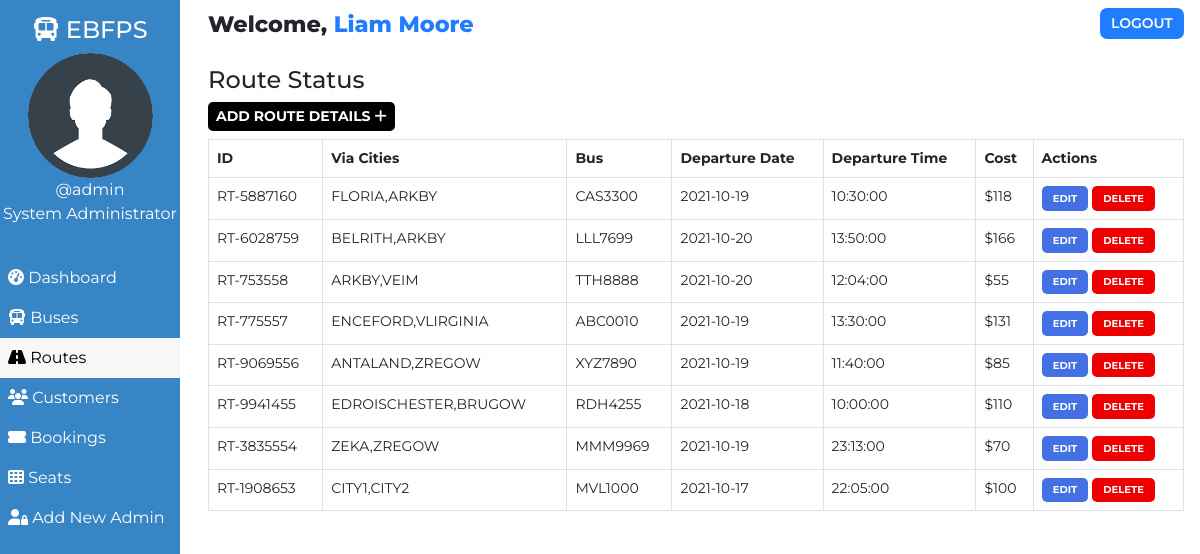
The app's page /admin/route.php (signed in), older data.
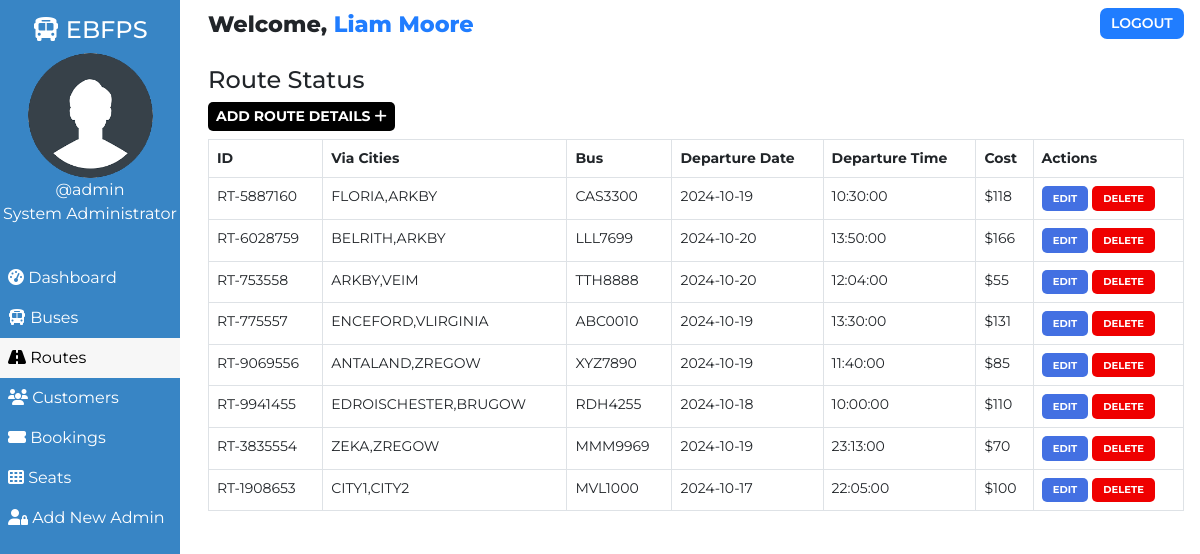
The same page, newer data.
### tables this page shows
CREATE TABLE `users` (
  `user_id` int(11) NOT NULL,
  `user_fullname` varchar(100) NOT NULL,
  `user_name` varchar(30) NOT NULL,
  `user_password` varchar(255) NOT NULL,
  `user_created` datetime NOT NULL DEFAULT CURRENT_TIMESTAMP
);

CREATE TABLE `routes` (
  `id` int(100) NOT NULL,
  `route_id` varchar(255) NOT NULL,
  `bus_no` varchar(155) NOT NULL,
  `route_cities` varchar(255) NOT NULL,
  `route_dep_date` date NOT NULL,
  `route_dep_time` time NOT NULL,
  `route_step_cost` int(100) NOT NULL,
  `route_created` datetime NOT NULL DEFAULT CURRENT_TIMESTAMP
);

### admin/route.php (the view, shortened to what this page needs)
<!DOCTYPE html>
<html lang="en">
<head>
    <link href="https://cdn.jsdelivr.net/npm/bootstrap@5.0.1/dist/css/bootstrap.min.css" rel="stylesheet">
    <?php
        $page="route";
    ?>
</head>
<body>
    <?php require '../assets/partials/_admin-header.php';?>
        <?php
            $resultSql = "SELECT * FROM `routes` ORDER BY route_created DESC";
            $resultSqlResult = mysqli_query($conn, $resultSql);
            if(!mysqli_num_rows($resultSqlResult)){ ?>
                <div class="container mt-4">
                    <div id="noRoutes" class="alert alert-dark " role="alert">
                        <h1 class="alert-heading">No Routes Found!!</h1>
                        <p class="fw-light">Be the first person to add one!</p>
                        <hr>
                        <div id="addRouteAlert" class="alert alert-success" role="alert">
                                Click on <button id="add-button" class="button btn-sm"type="button"data-bs-toggle="modal" data-bs-target="#addModal">ADD <i class="fas fa-plus"></i></button> to add a route!
                        </div>
                    </div>
                </div>
            <?php }
            else { ?>
                <section id="route">
                    <div id="head">
                        <h4>Route Status</h4>
                    </div>
                    <div id="route-results">
                        <div>
                            <button id="add-button" class="button btn-sm"type="button"data-bs-toggle="modal" data-bs-target="#addModal">Add Route Details <i class="fas fa-plus"></i></button>
                        </div>
                        <table class="table table-hover table-bordered">
                            <thead>
                                <th>ID</th>
                                <th>Via Cities</th>
                                <th>Bus</th>
                                <th>Departure Date</th>
                                <th>Departure Time</th>
                                <th>Cost</th>
                                <th>Actions</th>
                            </thead>
                            <?php
                                while($row = mysqli_fetch_assoc($resultSqlResult))
                                {
                                    $id = $row["id"];
                                    $route_id = $row["route_id"];
                                    $route_cities = $row["route_cities"];
                                    $route_dep_time = $row["route_dep_time"];
                                    $route_dep_date = $row["route_dep_date"];
                                    $route_step_cost = $row["route_step_cost"];
                                    $bus_no = $row["bus_no"];
                                        ?>
                                    <tr>
                                        <td>
                                            <?php
                                                echo $route_id;
                                            ?>
                                        </td>
                                        <td>
                                            <?php
                                                echo $route_cities;
                                            ?>
                                        </td>
                                        <td>
                                            <?php
                                                echo $bus_no;
                                            ?>
                                        </td>
                                        <td>
                                            <?php
                                                echo $route_dep_date;
                                            ?>
                                        </td>
                                        <td>
                                            <?php
                                                echo $route_dep_time;
                                            ?>
                                        </td>
                                        <td>
                                            <?php
                                                echo '$'.$route_step_cost;?>
                                        </td>
                                        <td>
                                            <button class="button edit-button " data-link="<?php echo $_SERVER['REQUEST_URI']; ?>" data-id="<?php
                                                echo $id;?>" data-cities="<?php
                                                echo $route_cities;?>" data-cost="<?php
                                                echo $route_step_cost;?>" data-date="<?php
                                                echo $route_dep_date;
                                            ?>" data-time="<?php
                                            echo $route_dep_time;
                                            ?>" data-busno="<?php
                                            echo $bus_no;
                                            ?>"
                                            >Edit</button>
                                            <button class="button delete-button" data-bs-toggle="modal" data-bs-target="#deleteModal" data-id="<?php
                                                echo $id;?>">Delete</button>
                                        </td>
                                    </tr>
                                <?php
                                }
                            ?>
                        </table>
                    </div>
                    </section>
                <?php  }
            ?>
            </div>
    </main>
</body>
</html>

### assets/partials/_admin-header.php (shortened to what this page needs)
<?php
    $conn = db_connect();
    $user_id = $_SESSION['user_id'];
    $sql = "SELECT * FROM users WHERE user_id = $user_id";
    $result = mysqli_query($conn, $sql);
    if($row = mysqli_fetch_assoc($result))
    {
        $user_fullname = $row["user_fullname"];
        $user_name = $row["user_name"];
    }
?>
    <main id="container">
        <div id="sidebar">
            <h4><i class="fas fa-bus"></i> EBFPS</h4>
            <div>
                <img class="adminDp" src="../assets/img/userav-min.png" height="125px" alt="Admin Profile Pic">
                <p>
                    <?php  echo '@'.$user_name;  ?>
                </p>
                <p>System Administrator</p>
            </div>
            <ul id="options">
                <li class="option <?php if($page=='dashboard'){ echo 'active';}?>">
                    <a href="./dashboard.php">
                    <i class="fas fa-tachometer-alt"></i> Dashboard
                    </a>
                </li>
                <li class="option <?php if($page=='bus'){ echo 'active';}?>">
                    <a href="./bus.php">
                    <i class="fas fa-bus"></i> Buses
                    </a>
                </li>
                <li class="option <?php if($page=='route'){ echo 'active';}?>">
                    <a href="./route.php">
                    <i class="fas fa-road"></i> Routes
                    </a>
                </li>
                <li class="option <?php if($page=='customer'){ echo 'active';}?>">
                    <a href="./customer.php">
                    <i class="fas fa-users"></i> Customers
                    </a>
                </li>
                <li class="option <?php if($page=='booking'){ echo 'active';}?>">
                    <a href="./booking.php">
                    <i class="fas fa-ticket-alt"></i> Bookings
                    </a>
                </li>
                <li class="option <?php if($page=='seat'){ echo 'active';}?>">
                    <a href="./seat.php">
                    <i class="fas fa-th"></i> Seats
                    </a>
                </li>
                <li class="option <?php if($page=='signup'){ echo 'active';}?>">
                    <a href="./signup.php">
                    <i class="fas fa-user-lock"></i> Add New Admin
                    </a>
                </li>
            </ul>
        </div>
        <div id="main-content">
            <section id="welcome">
                <ul>
                    <li class="welcome-item">Welcome,
                        <span id="USER">
                            <?php
                                echo $user_fullname;
                            ?>
                        </span>
                    </li>
                    <li class="welcome-item">
                        <button id="logout" class="btn-sm">
                            <a href="../assets/partials/_logout.php">LOGOUT</a>
                        </button>
                    </li>
                </ul>
            </section>

### assets/styles/admin.php (style rules this page uses)
body { margin: 0; box-sizing: border-box; font-family: 'Montserrat', sans-serif; background-color: white; }
html { scroll-behavior: smooth; }
*, *::after, *::before { box-sizing: inherit; }
#USER { color: #207DFF; }
.adminDp { border-radius: 50%; }
#welcome { background-color: white; }
#welcome ul { display: flex; justify-content: space-between; list-style-type: none; padding: 0; margin: 0; }
#welcome li { margin: 0 1rem; padding: 0.5rem 0; }
#welcome li:first-child { font-weight: 800; font-size: 1.4rem; }
#logout { padding: 0.3rem 0.7rem; background-color: #207DFF; font-weight: 600; outline: none; border: none; border-radius: 7px; }
#logout a { color: white; text-decoration: none; }
@media only screen and (min-width:1000px) { #sidebar { text-align: center; background-color: #3885c5; color: white; width: 15%; position: fixed; top: 0%; padding-top: 1rem; z-index: 2; height: 100vh; } }
@media only screen and (min-width:1000px) { #sidebar p { margin: 0; } }
@media only screen and (min-width:1000px) { #sidebar ul { margin-top: 2rem; } }
@media only screen and (min-width:1000px) { #options { list-style-type: none; text-align: left; padding-left: 0; } }
@media only screen and (min-width:1000px) { .option a { display: block; padding: 0.5rem; text-decoration: none; color: inherit; } }
@media only screen and (min-width:1000px) { .active { background-color:#f7f7f7; color:black; } }
@media only screen and (min-width:1000px) { #main-content { margin-left: 16%; } }

### assets/styles/admin-options.php (style rules this page uses)
* { font-family: Montserrat; }
#booking #head, #customer #head, #route #head, #seat #head, #bus #head { padding-top: 1rem; }
#booking, #customer, #route, #bus, #seat { padding: 0 1rem; }
#booking-results > div, #customer-results > div, #route-results > div, #bus-results > div { margin-bottom: 0.5rem; }
#booking-results button, #customer-results button, #route button, #bus-results button { border-radius: 5px; }
.button { border: none; font-weight: bold; text-transform: uppercase; }
#add-button { background-color: black; color: white; }
#route table { width: 100%; }
table { font-size: 14px; }
#bus .edit-button, #bus .delete-button, #route .edit-button, #route .delete-button, #customer .edit-button, #customer .delete-button { padding: 0.3rem 0.7rem; }
table th,td { padding-left: 0.3rem; }
table button { color: white; }
.edit-button { background-color: #4370E2; }
.delete-button { background-color: #EF0000; }
.edit-button, .delete-button { font-size: 10px }

Row changes from the older to the newer data that the page shows:
changed routes "RT-5887160": route_dep_date "2021-10-19" → "2024-10-19"
changed routes "RT-6028759": route_dep_date "2021-10-20" → "2024-10-20"
changed routes "RT-753558": route_dep_date "2021-10-20" → "2024-10-20"
changed routes "RT-775557": route_dep_date "2021-10-19" → "2024-10-19"
changed routes "RT-9069556": route_dep_date "2021-10-19" → "2024-10-19"
changed routes "RT-9941455": route_dep_date "2021-10-18" → "2024-10-18"
changed routes "RT-3835554": route_dep_date "2021-10-19" → "2024-10-19"
changed routes "RT-1908653": route_dep_date "2021-10-17" → "2024-10-17"
